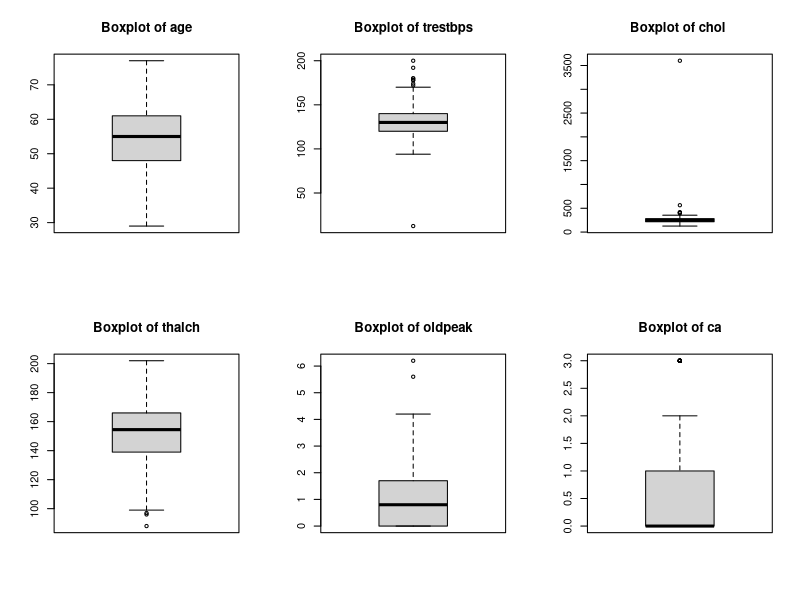
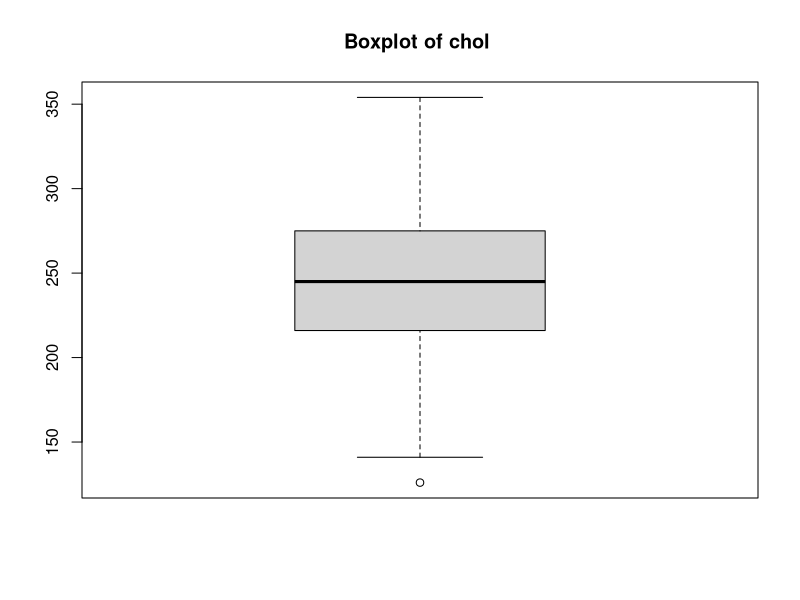

Recreate these plots in R, in order.
##Dataset Loading
data <- read.csv("heart_disease_uci - modified.csv", header = TRUE, sep = ",")



colSums(is.na(data))


data$age[is.na(data$age)] <- mean(data$age, na.rm = TRUE) 


mode_function <- function(x) {
  uniqx <- unique(x)
  uniqx[which.max(tabulate(match(x, uniqx)))]
}
data$ca[is.na(data$ca)] <- mode_function(data$ca)
data$thal[is.na(data$thal)] <- mode_function(data$thal)





par(mfrow = c(2,3)) 
boxplot(data$age, main="Boxplot of age")
boxplot(data$trestbps, main="Boxplot of trestbps")
boxplot(data$chol, main="Boxplot of chol ")
boxplot(data$thalch, main="Boxplot of thalch")
boxplot(data$oldpeak, main="Boxplot of oldpeak")
boxplot(data$ca, main="Boxplot of ca")
par(mfrow = c(1,1))


Q1 <- quantile(data$chol, 0.25, na.rm = TRUE)

Q3 <- quantile(data$chol, 0.75, na.rm = TRUE)
IQR_value <- Q3 - Q1


data <- data[data$chol >= (Q1 - 1.5 * IQR_value) & data$chol <= (Q3 + 1.5 * IQR_value), ]


boxplot(data$chol, main="Boxplot of chol ")




install.packages("dplyr")
library(dplyr)

levels_restecg <- c("lv hypertrophy", "normal")
labels_restecg <- c(1,2)
data$restecg <- factor(data$restecg, levels = levels_restecg, labels = labels_restecg)


data$num <- factor(data$num, levels = c(0, 1), labels = c("No Disease", "Has Disease"))
select(data,restecg,num)






min_max_normalize <- function(x) {
  return((x - min(x)) / (max(x) - min(x)))
}
data$trestbps <- min_max_normalize(data$trestbps)
select(data,trestbps)



data <- data[!duplicated(data), ]
str(data)


high_chol <- subset(data, chol > 200)
print(high_chol)




data$trestbps <- ifelse(data$trestbps <= 0, mean(data$trestbps[data$trestbps > 0]), data$trestbps)
data$thalch <- ifelse(data$thalch <= 0, mean(data$thalch[data$thalch > 0]), data$thalch)




table(data$num)

class0 <- data %>% filter(num == "No Disease")
class1 <- data %>% filter(num == "Has Disease")


diff <- nrow(class0) - nrow(class1)


set.seed(123)
new_class1 <- class1 %>% sample_n(diff, replace = TRUE)


data_balanced <- rbind(data, new_class1)


table(data_balanced$num)






set.seed(42)

train_indices <- sample(1:nrow(data_balanced), size = 0.7 * nrow(data_balanced))


trainData <- data_balanced[train_indices, ]
testData <- data_balanced[-train_indices, ]

dim(trainData)
dim(testData)






mean(data$trestbps); median(data$trestbps); mode_function(data$trestbps)
mean(data$oldpeak); median(data$oldpeak); mode_function(data$oldpeak)

mode_function(data$sex)
mode_function(data$cp)





range(data$chol)
IQR(data$chol)
var(data$chol)
sd(data$chol)

range(data_balanced$thalch)
IQR(data_balanced$thalch)
var(data_balanced$thalch)

sd(data_balanced$thalch)

